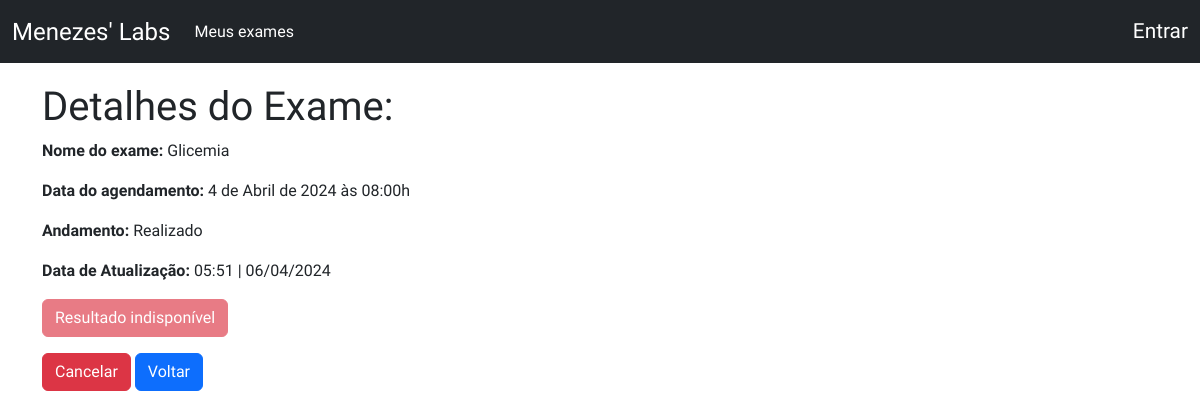
Before: /detail/21/ with the older database file.
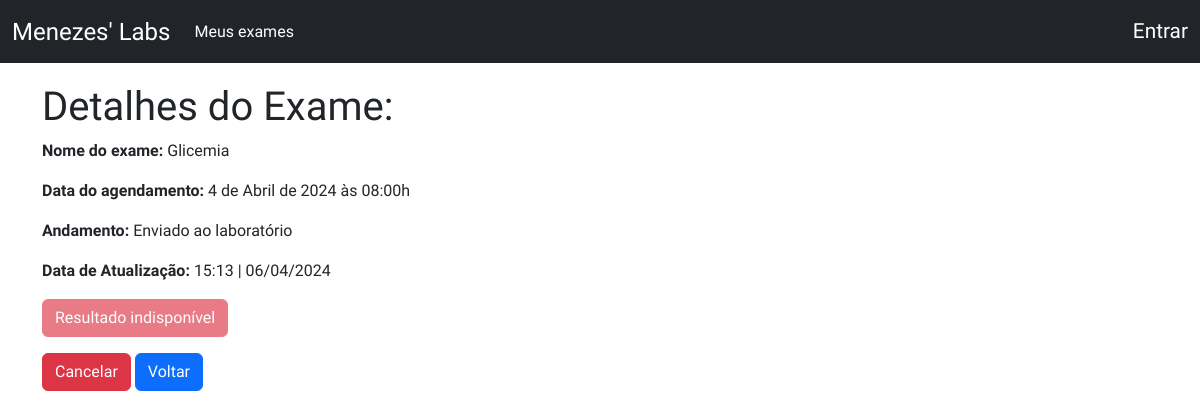
After: the same page with the newer database file.
### crud/models.py (models this page shows, shortened)
class Base(models.Model):
    criado = models.DateTimeField(verbose_name ='Criado em',auto_now_add=True)
    modificado = models.DateTimeField(verbose_name ='Modificado em',auto_now=True)
    ativo = models.BooleanField(verbose_name ='Ativo?',default=True)
    class Meta:
        abstract = True

class AgendamentoExame(Base):
    exame = models.ForeignKey(Exame,verbose_name='Exame',on_delete=models.CASCADE)
    data = models.DateField('Data',auto_now=False,auto_now_add=False)
    usuario = models.ForeignKey(User,verbose_name='Usuário',on_delete=models.CASCADE)
    HORARIO_CHOICES = (
    ('07:00', '07:00'),
    ('08:00', '08:00'),
    ('09:00', '09:00'),
    ('10:00', '10:00'),
    ('11:00', '11:00'),
    ('13:00', '13:00'),
    ('14:00', '14:00'),
    ('15:00', '15:00'),
    ('16:00', '16:00'),
    ('17:00', '17:00'),
)
    ANDAMENTO_CHOICES = (
        ('Agendado', 'Agendado'),
        ('Realizado', 'Realizado'),
        ('Enviado ao laboratório', 'Enviado ao laboratório'),
        ('Concluído', 'Concluído'),
        ('Cancelado', 'Cancelado'),
    )
    horario = models.CharField(verbose_name ='Horário', max_length = 5 ,choices=HORARIO_CHOICES)
    andamento = models.CharField(verbose_name ='Andamento',max_length=30,choices=ANDAMENTO_CHOICES,default='Agendado')
    resultado = models.FileField('Resultado',upload_to='pdfs/',null=True,blank=True)
    class Meta:
        verbose_name = 'Agendamento'
        verbose_name_plural = 'Agendamentos'
        ordering = ['data','horario']

class Exame(Base):
    nome = models.CharField('Nome',max_length=100)
    def __str__(self):
        return self.nome
    class Meta:
        verbose_name = 'Exame'
        verbose_name_plural = 'Exames'
        ordering = ['nome']

### crud/views.py (the view)
# urls.py: path('detail/<int:pk>/', DetailView.as_view(), name='detail'),
class DetailView(DetailView):
    template_name = 'detail.html'
    model = AgendamentoExame
    context_object_name = 'agendamentos'

### crud/templates/detail.html (shortened to what this page needs)
{% extends 'base.html' %}
{% block content %}
    <div class="datailContainer">
        <h1>Detalhes do Exame:</h1>
        <p><strong>Nome do exame:</strong> {{ agendamentos.exame }}</p>
        <p><strong>Data do agendamento:</strong> {{ agendamentos.data }} às {{ agendamentos.horario}}h</p>
        <p><strong>Andamento:</strong> {{ agendamentos.andamento }}</p>
        <p><strong>Data de Atualização:</strong> {{agendamentos.modificado|date:"H:i | d/m/Y "}} </p>
        {% if agendamentos.resultado %}
            <a
                href="{{agendamentos.resultado.url}}"
                class="btn btn-success active"
                role="button"
                target="_blank"
                >Clique aqui para visualizar</a
            >
            </p>
        {% else %}
            <a
                href="#"
                class="btn btn-danger disabled"
                role="button"
                >Resultado indisponível</a
            >
        {% endif %}
        <a href="{% url 'delete' pk=agendamentos.pk %}" class="btn btn-danger button">Cancelar</a>
        <a href="{% url 'index' %}" class="btn btn-primary button" >Voltar</a>
    </div>
{% endblock %}

Changed rows visible on the page:
changed AgendamentoExame "Glicemia": andamento "Realizado" → "Enviado ao laboratório"; modificado|d "05:51 | 06/04/2024" → "15:13 | 06/04/2024"
